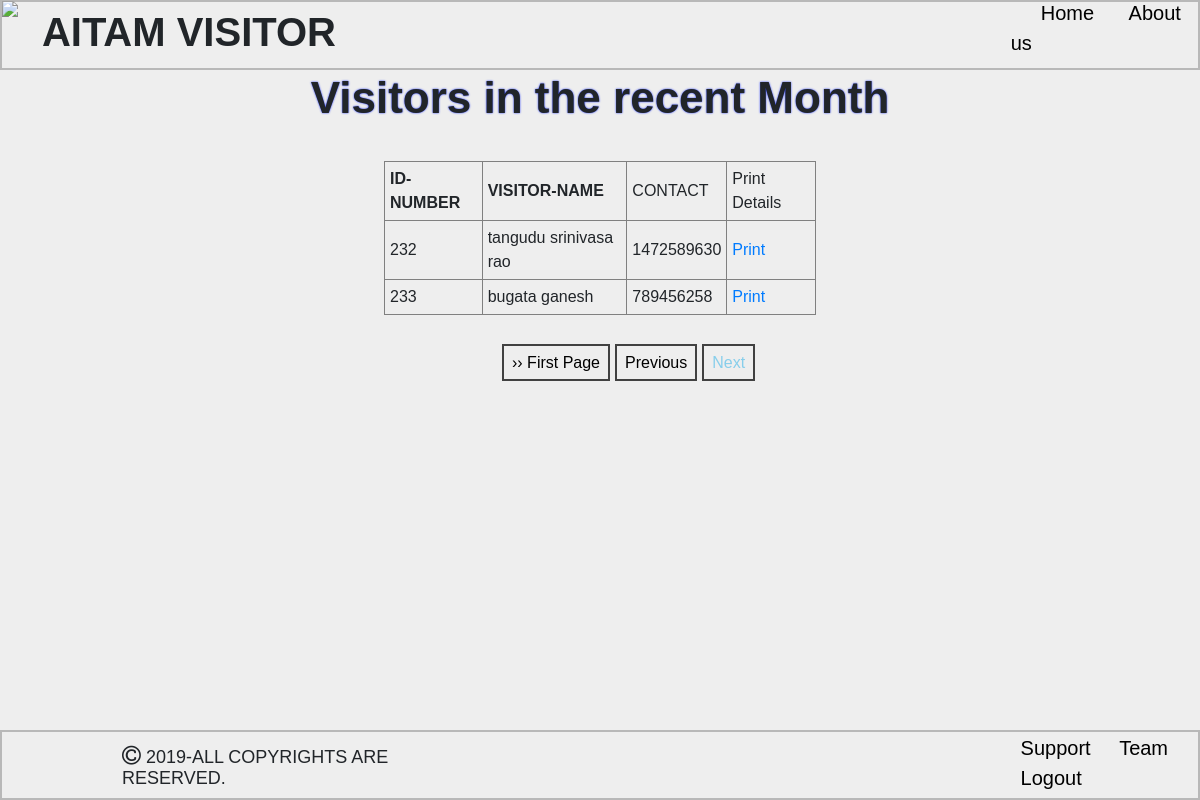
Page /count1.php?page_no=17 (signed in) on the committed database.
### tables this page shows
CREATE TABLE `visitor` (
  `SNO` int(11) NOT NULL,
  `visitor_name` varchar(225) NOT NULL,
  `authority` varchar(225) NOT NULL,
  `department` varchar(225) NOT NULL,
  `faculty` varchar(225) NOT NULL,
  `place` varchar(225) NOT NULL,
  `contact` varchar(225) NOT NULL,
  `tim` timestamp NOT NULL DEFAULT CURRENT_TIMESTAMP ON UPDATE CURRENT_TIMESTAMP,
  `reason` varchar(225) NOT NULL
);

### count1.php (the view, shortened to what this page needs)
<!DOCTYPE html>
<html>
<head>
	<link rel="stylesheet" type="text/css" href="./css/count.css">
	<link rel="stylesheet" type="text/css" href="https://stackpath.bootstrapcdn.com/font-awesome/4.7.0/css/font-awesome.min.css">
	<link rel="stylesheet" href="https://stackpath.bootstrapcdn.com/bootstrap/4.3.1/css/bootstrap.min.css">
</head>
<body style="background-color: #EEEEEE;font-family: sans-serif;overflow: auto;">
	<header id="header1"><img id="logo" src="aitam2.jpg">
		<h1>AITAM VISITOR</h1>
		<ul>
			<li><a href="indeex.php">Home</a></li>
			<li><a href="http://aitamsac.in/">About us</a></li>
		</ul>
	</header>
	<center><h1 id="vis" style="margin-top: 6%;">Visitors in the recent Month</h1></center>
	<center>
	<table class="tabu" border="1" cellpadding="5" style="margin-top: 3%">
		<tr>
			<th> ID-NUMBER</th>
			<th>VISITOR-NAME</th>
			<td>CONTACT</td>
			<td>Print Details</td>
		</tr>
		<?PHP
				include 'conn.php';
				if (isset($_GET['page_no']) && $_GET['page_no']!="") {
    				$page_no = $_GET['page_no'];
    			} else {
        			$page_no = 1;
        		}
        		$total = 10;
        		$offset = ($page_no-1) * $total;
				$previous_page = $page_no - 1;
				$next_page = $page_no + 1;
				$sql="SELECT COUNT(*) As total_records FROM `visitor`";
				$result_count=mysqli_query($conn, $sql);
				$total_records = mysqli_fetch_array($result_count);
				$total_records = $total_records['total_records'];
				$total_no_of_pages = ceil($total_records / $total);
				$sql= "SELECT * FROM `visitor` LIMIT $offset, $total";
				$query= mysqli_query($conn, $sql);
				$curmonth = date('m');
				while($row=mysqli_fetch_array($query)){
					$month = substr($row['tim'], 5,2);
					if($month==$curmonth)
					{
						echo "<tr>
								<td>".$row['SNO']."</td>
								<td>".$row['visitor_name']."</td>
								<td>".$row['contact']."</td>
								<td><a href='search.php?q=".$row['SNO']."' target='blank'>Print</a></td>
							</tr>";
					}
				}
			?>
	</table>
	</center>
	<ul class="pagination" style="position:absolute;margin-left: 41%;color:skyblue;margin-top: 3%;display: inline-flex;">
<?php if($page_no > 1){
echo "<li  style='padding-left:10px;'><a href='?page_no=1'>&rsaquo;&rsaquo; First Page</a></li>";
} ?>
<li style="padding-left:5px;" <?php if($page_no <= 1){ echo "class='disabled'"; } ?>>
<a <?php if($page_no > 1){
echo "href='?page_no=$previous_page'";
} ?> >Previous</a>
</li>
<li style="padding-left: 5px;"> <?php if($page_no >= $total_no_of_pages){
} ?>
<a <?php if($page_no < $total_no_of_pages) {
echo "href='?page_no=$next_page'";
} ?>>Next</a>
</li>
</ul>
		<footer id="foot" ><h4><i class="fa fa-copyright" style="font-size: 22px;"></i> 2019-ALL COPYRIGHTS ARE RESERVED.</h4>
	<ul style="margin-left: 46%;">
			<li><a href="http://aitamsac.in/">Support</a></li>
			<li><a href="team.php">Team</a></li>
            <li><a href="logout.php">Logout</a></li>
		</ul></footer>
</body>
</html>

### css/count.css (style rules this page uses)
.tabu { margin-top:5.1%; width: 36%; }
#vis { font-family: sans-serif; font-weight: bold; text-shadow: 0 0 2px #0F27FF; font-size: 44px; }
#header1 { width: 100%; height: 70px; top: 0; left: 0; position:fixed; display:flex; align-items:center; border: 2px solid #B8B8B8; }
#header1 * { display: inline; font-family: sans-serif; margin-top: 0.1%; }
#header1 ul { list-style-type: none; margin-left: 81%; position: absolute; }
#header1 li a { text-decoration: none; color: black; padding-left: 30px; font-size: 20px; }
#header1 h1 { margin-left: 2%; font-size: 40px; font-weight: bold; }
#logo { height: 70px; }
#foot { font-family: sans-serif; width: 100%; height: 70px; left: 0; bottom:0; margin-top: 5.9%; position:absolute; display:flex; align-items:center; border: 2px solid #B8B8B8; }
#foot * { display: inline; margin-top: 1%; }
#foot li a { text-decoration: none; color: black; margin-left: 20px; font-size: 20px; padding: 2px; }
#foot ul { list-style-type: none; margin-left: 50%; }
#foot h4 { font-size: 18px; margin-left: 120px; }

### count1.php (style rules this page uses)
.pagination { display: inline-block; }
.pagination a { color: black; transition: background-color .3s; border: 2px solid rgb(65,65,65); padding: 8px 8px; }

### rows in the picture
visitor: SNO "232", visitor_name "tangudu srinivasa rao", contact "1472589630"
visitor: SNO "233", visitor_name "bugata ganesh", contact "789456258"
